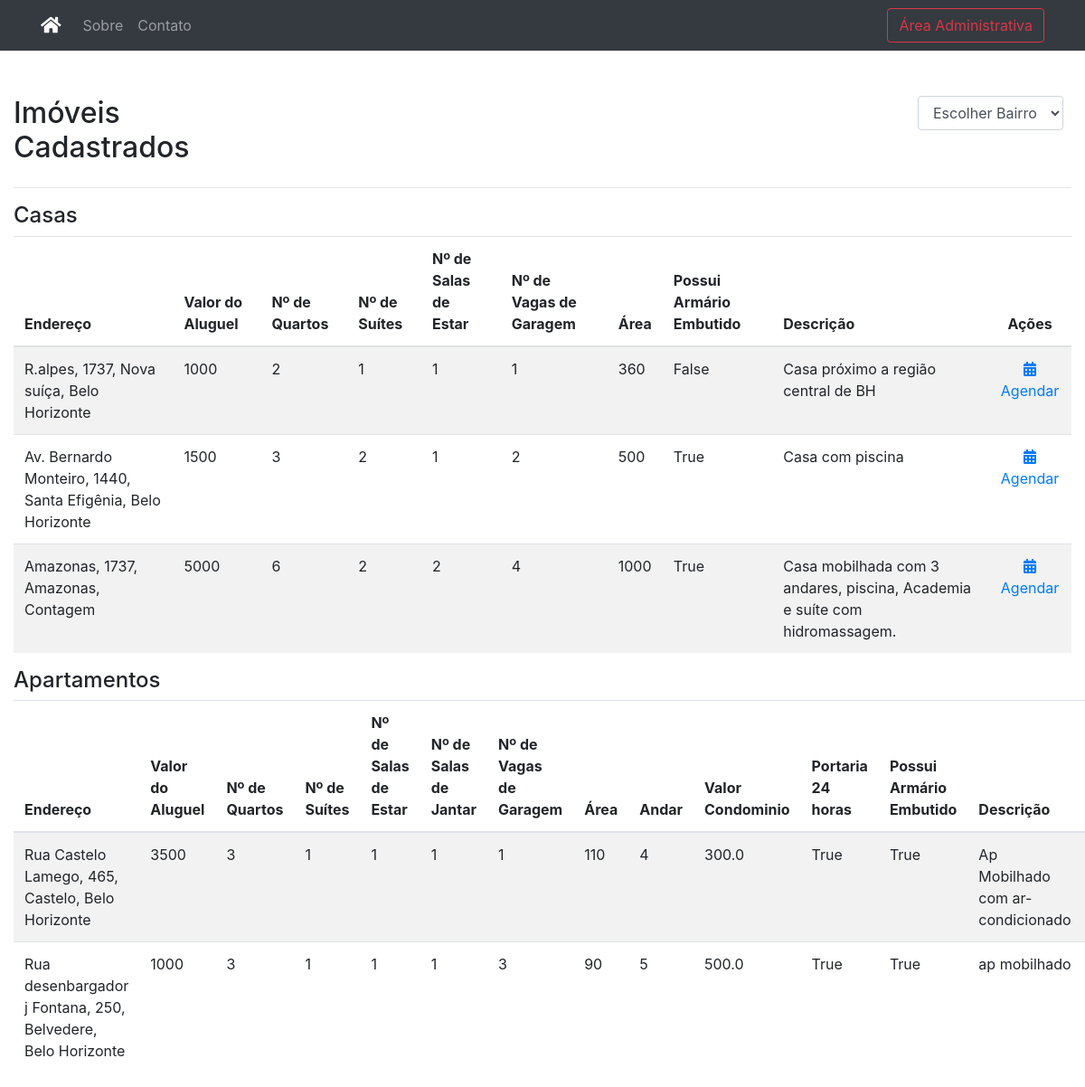
/agendar, run on the app's committed database.
### cadastro/models.py (models this page shows)
class Casa(models.Model):
    qtdeQuartos = models.IntegerField()
    qtdeSuites = models.IntegerField()
    qtdeSalaEstar = models.IntegerField()
    qtdeVagasGaragem = models.IntegerField()
    area = models.IntegerField()
    possuiArmarioEmbutido = models.BooleanField(choices=BOOL_CHOICES)
    descricao = models.TextField()
    aluguel = models.IntegerField(null=True,blank=True)
    endereco = models.TextField(null=True,blank=True)

class Apartamento(models.Model):
    qtdeQuartos = models.IntegerField()
    qtdeSuites = models.IntegerField()
    qtdeSalaEstar = models.IntegerField()
    qtdeSalaJantar = models.IntegerField()
    qtdeVagasGaragem = models.IntegerField()
    area = models.IntegerField()
    possuiArmarioEmbutido = models.BooleanField()
    descricao = models.TextField()
    andar = models.IntegerField()
    valorCondominio = models.FloatField()
    possuiPortaria = models.BooleanField()
    aluguel = models.IntegerField(null=True,blank=True)
    endereco = models.TextField(null=True,blank=True)

### cadastro/views.py (the view)
# urls.py: path('agendar',agendar),
def agendar(request):
    casas = Casa.objects.all()
    apts = Apartamento.objects.all()
    casasExibidas = []
    aptsExibidos = []
    bairros = []
    for c in casas:
        bairro = c.endereco.split(', ')[2]
        if bairro not in bairros:
            bairros.append(bairro)
    for a in apts:
        bairro = a.endereco.split(', ')[2]
        if bairro not in bairros:
            bairros.append(bairro)
    if 'bairro' in request.GET and request.GET['bairro'] is not '':
        for c in casas:
            bairro = c.endereco.split(', ')[2]
            if bairro == request.GET['bairro']:
                casasExibidas.append(c)
        for a in apts:
            bairro = a.endereco.split(', ')[2]
            if bairro == request.GET['bairro']:
                aptsExibidos.append(a)
    else:
        casasExibidas = casas
        aptsExibidos = apts
    context = {
        'casas': casasExibidas,
        'apts': aptsExibidos,
        'bairros': bairros
    }
    return render(request, 'agendar.html', context)

### templates/agendar.html (shortened to what this page needs)
{% extends 'base.html' %}
{% load static %}
{% block content %}
<div id="main" class="container-fluid" style="margin-top: 50px">
     <div id="top" class="row">
		<div class="col-md-3">
			<h2>Imóveis Cadastrados</h2>
		</div>
		<div class="col-md-7">
		</div>
		<div class="col-md-2">
			<div class="input-group h2">
                <form action="" method="get">
                    <select onchange="this.form.submit()" required class="form-control" name="bairro">
                        <option disabled selected>Escolher Bairro</option>
                    </select>
                </form>
			</div>
		</div>
	</div>
     <hr />
     <div id="list" class="row">
        <div class="col-md-3">
			<h4>Casas</h2>
		</div>
    <div class="table-responsive col-md-12">
        <table class="table table-striped" cellspacing="0" cellpadding="0">
            <thead>
                <tr>
					<th>Endereço</th>
					<th>Valor do Aluguel</th>
                    <th>Nº de Quartos</th>
                    <th>Nº de Suítes</th>
                    <th>Nº de Salas de Estar</th>
                    <th>Nº de Vagas de Garagem</th>
					<th>Área</th>
					<th>Possui Armário Embutido</th>
					<th>Descrição</th>
                    <th class="actions text-center">Ações</th>
                 </tr>
            </thead>
            <tbody>
			{% for casa in casas %}
                <tr>
					<td>{{casa.endereco}}</td>
					<td>{{casa.aluguel}}</td>
                    <td>{{casa.qtdeQuartos}}</td>
                    <td>{{casa.qtdeSuites}}</td>
					<td>{{casa.qtdeSalaEstar}}</td>
					<td>{{casa.qtdeVagasGaragem}}</td>
					<td>{{casa.area}}</td>
					<td>{{casa.possuiArmarioEmbutido}}</td>
					<td>{{casa.descricao}}</td>
                    <td align="center">
						<a href="agendamento?tipoImovel=casa&id={{casa.id}}" class="text-primary"><i class="fas fa-calendar-alt"></i> Agendar</a>
					</td>
                </tr>
				{% endfor %}
            </tbody>
         </table>
     </div>
 </div>
    <div id="list" class="row">
        <div class="col-md-3">
			<h4>Apartamentos</h2>
		</div>
 <div class="table-responsive col-md-12">
    <table class="table table-striped" cellspacing="0" cellpadding="0">
        <thead>
            <tr>
                <th>Endereço</th>
                <th>Valor do Aluguel</th>
                <th>Nº de Quartos</th>
                <th>Nº de Suítes</th>
                <th>Nº de Salas de Estar</th>
                <th>Nº de Salas de Jantar</th>
                <th>Nº de Vagas de Garagem</th>
                <th>Área</th>
                <th>Andar</th>
                <th>Valor Condominio</th>
                <th>Portaria 24 horas</th>
                <th>Possui Armário Embutido</th>
                <th>Descrição</th>
                <th class="actions text-center">Ações</th>
             </tr>
        </thead>
        <tbody>
        {% for apt in apts %}
            <tr>
                <td>{{apt.endereco}}</td>
                <td>{{apt.aluguel}}</td>
                <td>{{apt.qtdeQuartos}}</td>
                <td>{{apt.qtdeSuites}}</td>
                <td>{{apt.qtdeSalaEstar}}</td>
                <td>{{apt.qtdeSalaJantar}}</td>
                <td>{{apt.qtdeVagasGaragem}}</td>
                <td>{{apt.area}}</td>
                <td>{{apt.andar}}</td>
                <td>{{apt.valorCondominio}}</td>
                <td>{{apt.possuiPortaria}}</td>
                <td>{{apt.possuiArmarioEmbutido}}</td>
                <td>{{apt.descricao}}</td>
                <td align="center">
                </td>
            </tr>
            {% endfor %}
        </tbody>
     </table>
 </div>
</div>
 </div>
 {% endblock %}

### data on the page
Casa: endereco "R.alpes, 1737, Nova suíça, Belo Horizonte", aluguel "1000", qtdeQuartos "2", qtdeSuites "1", qtdeSalaEstar "1", qtdeVagasGaragem "1", area "360", possuiArmarioEmbutido "False", descricao "Casa próximo a região central de BH"
Casa: endereco "Av. Bernardo Monteiro, 1440, Santa Efigênia, Belo Horizonte", aluguel "1500", qtdeQuartos "3", qtdeSuites "2", qtdeSalaEstar "1", qtdeVagasGaragem "2", area "500", possuiArmarioEmbutido "True", descricao "Casa com piscina"
Casa: endereco "Amazonas, 1737, Amazonas, Contagem", aluguel "5000", qtdeQuartos "6", qtdeSuites "2", qtdeSalaEstar "2", qtdeVagasGaragem "4", area "1000", possuiArmarioEmbutido "True", descricao "Casa mobilhada com 3 andares, piscina, Academia e suíte com hidromassagem."
Apartamento: endereco "Rua Castelo Lamego, 465, Castelo, Belo Horizonte", aluguel "3500", qtdeQuartos "3", qtdeSuites "1", qtdeSalaEstar "1", qtdeSalaJantar "1", qtdeVagasGaragem "1", area "110", andar "4", valorCondominio "300.0", possuiPortaria "True", possuiArmarioEmbutido "True", descricao "Ap Mobilhado com ar-condicionado"
Apartamento: endereco "Rua desenbargador j Fontana, 250, Belvedere, Belo Horizonte", aluguel "1000", qtdeQuartos "3", qtdeSuites "1", qtdeSalaEstar "1", qtdeSalaJantar "1", qtdeVagasGaragem "3", area "90", andar "5", valorCondominio "500.0", possuiPortaria "True", possuiArmarioEmbutido "True", descricao "ap mobilhado"
